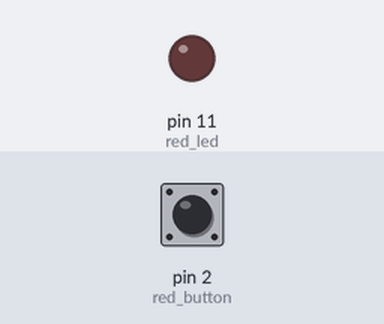
The sketch below on a simulated Arduino Uno, built with avr-gcc and run on an emulated ATmega328P. Parts: output pins drawn as LEDs (lit = HIGH). The inputs (shaded band) are chosen by the test bench; at power-on: pin 2 (red_button) HIGH.

Above: at 1.2 s.
1.3 s: pin 2 (red_button) pulled LOW for 0.15 s
At 1.37 s:
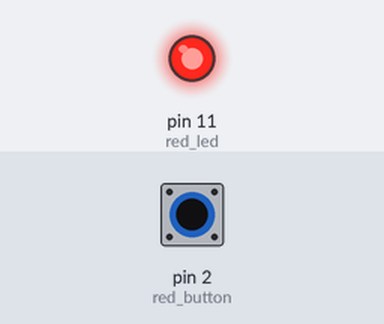
2.9 s: pin 2 (red_button) pulled LOW for 3.2 s
At 7.4 s:
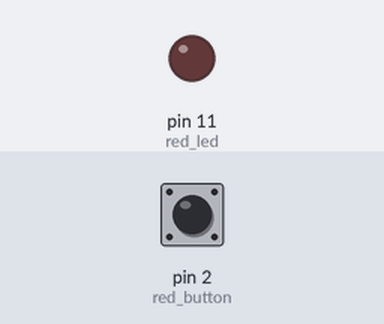
Timing chart, 0 to 8.9 s (numbered marks = the images above; inputs shaded):
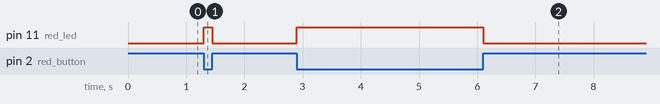

Measured:
- after the input at 1.3 s, pin 11 (red_led): LOW → HIGH at once, → LOW 0.15 s later
- after the input at 2.9 s, pin 11 (red_led): LOW → HIGH at once, → LOW 3.2 s later

The sketch:

adc.ino
```cpp
/*
  This is a program to blink an led when the button is pressed
  Date : 10/3/2025
  Bob Afwata
*/


int red_led    = 11; //red led connected to pin 11
int red_button = 2; // red button connected to pin 2
//set up function

void setup() {
  // this is part of code that runs once
    pinMode(red_led, OUTPUT);  // pin 12 to act as an output
    pinMode(red_button, INPUT);  // pin 12 to act as an output

}

void loop(){
  int is_pressed = 0;
  is_pressed  = digitalRead(red_button);
  if(is_pressed == LOW){

    digitalWrite(red_led , HIGH);
  }else{
      digitalWrite(red_led , LOW);
  }

}
```
